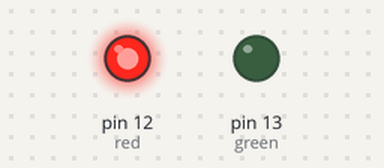
The sketch below on a simulated Arduino Uno, built with avr-gcc and run on an emulated ATmega328P. On the bench: output pins drawn as LEDs (lit = HIGH). What the sketch prints to the serial monitor is not drawn.

Above: at 1.1 s.
At 3.1 s:
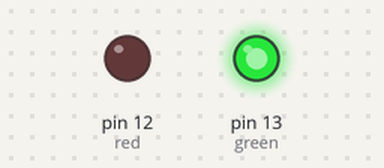
At 5.1 s:
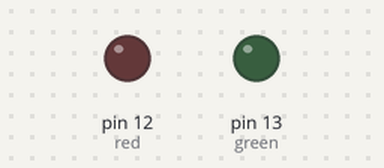
Timing chart, 0 to 6.6 s (numbered marks = the images above):
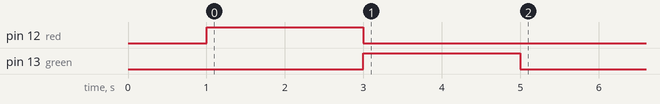

The sketch:

BTSlaveBicolorLED.ino
```cpp
// PROJECT  :BTSlaveBiColor
// PURPOSE  :Utility to responds to Master's request to display a color on its Bicolor LED
// DEVICE   :2 Arduinos + 2 HC-05 Transceivers + Bicolor LED
// AUTHOR   :C. D'Arcy
// DATE     :2019 03 28
// uC       :328
// COURSE   :ICS3U
// STATUS   :Not Working
// REFERENCE:Be sure to have one HC-05 configure as master and one as slave. Great video...
//          :https://www.youtube.com/watch?v=BXXAcFOTnBo
//          :https://www.arduino.cc/en/Tutorial/SoftwareSerialExample
//          :https://www.instructables.com/id/Simple-Chat-Program-with-Arduino-Uno/
// NOTES    :Receives from the hardware serial, sends to hardware & software serial.
//          :Receives from software serial, sends to hardware serial

#include <SoftwareSerial.h>
SoftwareSerial chat(6, 7); // RX(Arduino D6 to BT TX), TX (Arduino D7 to BT RX through V.D.)
char ch;
uint8_t red = 12;           //when this pin high, should show Red
uint8_t green = 13;         //when this pin high, should show Green

void setup() {
  Serial.begin(9600);     //use the hardware UART for the Serial Monitor
  while (!Serial);        //wait for serial port to connect
  // set the data rate for the SoftwareSerial port
  chat.begin(38400);      //HC-05 fixed
  delay(1000);            //
  Serial.println("Slave ready...");
  pinMode(red, OUTPUT);
  pinMode(green, OUTPUT);
  showRed();              //confirm functionality
  delay(2000);
  showGreen();
  delay(2000);
  showOff();
}

void showRed() {
  digitalWrite(red, HIGH);
  digitalWrite(green, LOW);

}
void showGreen() {
  digitalWrite(red, LOW);
  digitalWrite(green, HIGH);
}
void showOff() {
  digitalWrite(red, LOW);
  digitalWrite(green, LOW);
}

void loop() {
  if (chat.available()) {           //anything incoming?
    ch = chat.read();               //get the character request
    if (ch == 'R')                  //filter through a decision ladder
      showRed();
    else if (ch == 'G')
      showGreen();
    else
      showOff();
  }
}
```
